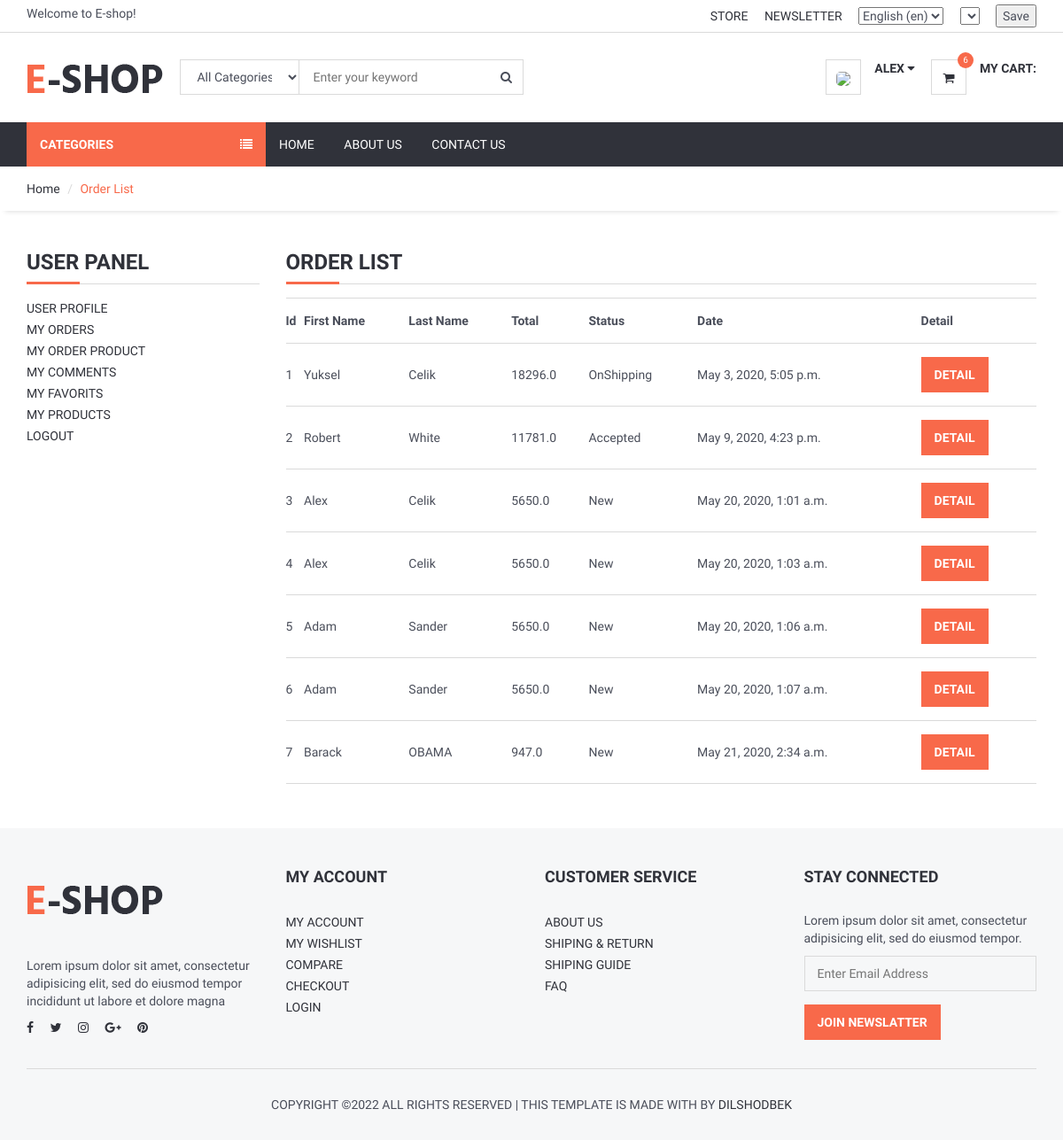
Screenshot of /user/orders/ (signed in) with the database file from the repository.
### order/models.py (models this page shows, shortened)
class Order(models.Model):
    STATUS = (
        ('New', 'New'),
        ('Accepted', 'Accepted'),
        ('Preaparing', 'Preaparing'),
        ('OnShipping', 'OnShipping'),
        ('Completed', 'Completed'),
        ('Canceled', 'Canceled'),
    )
    user = models.ForeignKey(User, on_delete=models.SET_NULL, null=True)
    code = models.CharField(max_length=5, editable=False )
    first_name = models.CharField(max_length=10)
    last_name = models.CharField(max_length=10)
    phone = models.CharField(blank=True, max_length=20)
    address = models.CharField(blank=True, max_length=150)
    city = models.CharField(blank=True, max_length=20)
    country = models.CharField(blank=True, max_length=20)
    total = models.FloatField()
    status=models.CharField(max_length=10,choices=STATUS,default='New')
    ip = models.CharField(blank=True, max_length=20)
    adminnote = models.CharField(blank=True, max_length=100)
    create_at=models.DateTimeField(auto_now_add=True)
    update_at=models.DateTimeField(auto_now=True)

### user/views.py (the view)
# urls.py: path('orders/', views.user_orders, name='user_orders'),
@login_required(login_url='/login') # Check login
def user_orders(request):
    current_user = request.user
    orders=Order.objects.filter(user_id=current_user.id)
    context = {#'category': category,
               'orders': orders,
               }
    return render(request, 'user_orders.html', context)

### home/templatetags/myapptags.py (called while the page is built)
@register.simple_tag
def shopcartcount(userid):
    count = ShopCart.objects.filter(user_id=userid).count()
    return count

### user/templates/user_orders.html (shortened to what this page needs)
{% extends 'homebase.html' %}
{% block sidebar %} {% include 'sidebar.html' %} {% endblock %}
{% block body %}
    <div id="breadcrumb">
        <div class="container">
            <ul class="breadcrumb">
                <li><a href="/">Home</a></li>
                <li class="active">Order List</li>
            </ul>
        </div>
    </div>
    <div class="section">
        <div class="container">
            <div class="row">
                <div class="col-md-3">
                    {% include "user_panel.html" %}
                </div>
                <div class="col-md-9">
                    <div class="order-summary clearfix">
                        <div class="section-title">
                            <h3 class="title">Order List</h3>
                        </div>
                        <table class="shopping-cart-table table">
                            <tr>
                                <th class="text-left">Id </th>
                                <th class="text-left">First Name </th>
                                <th class="text-left">Last Name </th>
                                <th class="text-left">Total </th>
                                <th class="text-left">Status </th>
                                <th class="text-left">Date </th>
                                <th class="text-left">Detail </th>
                            </tr>
                            {% for rs in orders %}
                                <tr>
                                    <td class="text-left">{{ rs.id}} </td>
                                    <td class="text-left">{{ rs.first_name}} </td>
                                    <td class="text-left">{{ rs.last_name}} </td>
                                    <td class="text-left">{{ rs.total}} </td>
                                    <td class="text-left">{{ rs.status}} </td>
                                    <td class="text-left">{{ rs.create_at}} </td>
                                    <td class="text-left"><a class="primary-btn" href="/user/orderdetail/{{ rs.id }}"> Detail </a></td>
                                </tr>
                            {% endfor %}
                        </table>
                    </div>
                </div>
            </div>
        </div>
    </div>
{% endblock %}

### home/templates/header.html (shortened to what this page needs)
{% load static %}
{% load i18n %}
{% load currency %}
<header>
    <div id="top-header">
        <div class="container">
            <div class="pull-left">
                <span>{% trans "Welcome to E-shop!" %}</span>
            </div>
            <div class="pull-right">
                <ul class="header-top-links">
                    <li><a href="#">{% trans "Store" %}</a></li>
                    <li><a href="#">{% trans "Newsletter" %}</a></li>
                    <li class="dropdown default-dropdown">
                        <form action="{% url 'selectlanguage' %}" method="post">{% csrf_token %}
                            <select name="language" onchange="submit()" >
                                {% get_current_language as LANGUAGE_CODE %}
                                {% get_available_languages as LANGUAGES %}
                                {% get_language_info_list for LANGUAGES as languages %}
                                {% for language in languages %}
                                    <option value="{{ language.code }}"{% if language.code == LANGUAGE_CODE %} selected{% endif %}>
                                        {{ language.name_local }} ({{ language.code }})
                                    </option>
                                {% endfor %}
                            </select>
                        </form>
                    </li>
                    <li class="dropdown default-dropdown">
                        <form id="currency_switcher" method="POST" action="{% url 'selectcurrency' %}">
                            <select name="currency" onchange="submit()" >
                            </select>
                        </form>
                    </li>
                    <li class="dropdown default-dropdown">
                        <form id="currency_switcher" method="POST" action="{% url 'savelangcur' %}">
                            <input type="submit" value="Save" />
                        </form>
                    </li>
                </ul>
            </div>
        </div>
    </div>
    <div id="header">
        <div class="container">
            <div class="pull-left">
                <div class="header-logo">
                    <a class="logo" href="{% url 'home' %}">
                        <img src="{% static '' %}img/logo.png" alt="">
                    </a>
                </div>
                <div class="header-search">
                    <form action="/search/" method="post">
                        <input id="query" name="query" class="input search-input" type="text" placeholder="Enter your keyword">
                        <select name="catid"  class="input search-categories">
                            <option value="0">{% trans "All Categories" %}</option>
                        </select>
                        <button class="search-btn"><i class="fa fa-search"></i></button>
                    </form>
                </div>
            </div>
            <div class="pull-right" >
                <ul class="header-btns">
                    <li class="header-account dropdown default-dropdown">
                        {% if user.id is not None %}
                            <div class="dropdown-toggle" role="button" data-toggle="dropdown" aria-expanded="true">
                                <div class="header-btns-icon">
                                    <img src="{{ request.session.userimage }}" style="height: 40px; border-radius: 30%">
                                </div>
                                <strong class="text-uppercase">{{ user.first_name }} <i class="fa fa-caret-down"></i></strong>
                            </div>
                        {% else %}
                            <a href="{% url 'login' %}" class="text-uppercase">Login</a> / <a href="{% url 'signup' %}" class="text-uppercase">Sign Up</a>
                        {% endif %}
                    </li>
                    <li class="header-cart dropdown default-dropdown">
                        <a href="{% url 'shopcart'%}" >
                            <div class="header-btns-icon">
                                <i class="fa fa-shopping-cart"></i>
                                {% load myapptags %}
                                {% shopcartcount user.id as count %}
                                <span class="qty">{{ count }}</span>
                            </div>
                            <strong class="text-uppercase">{% trans "My Cart:" %}</strong>
                            <br>
                        </a>
                    </li>
                </ul>
            </div>
        </div>
    </div>
</header>

### home/static/css/style.css (style rules this page uses)
body { font-family: 'Hind', sans-serif; color: #4A4E5A; overflow-x: hidden; }
h1, h2, h3, h4, h5, h6 { color: #30323A; margin: 0 0 10px; font-weight: 700; }
a { color: #30323A; -webkit-transition: 0.3s color; transition: 0.3s color; }
strong { color: #30323A; }
ul, ol { margin: 0; padding: 0; list-style: none }
.main-btn, .primary-btn { display: inline-block; padding: 10px 15px; text-transform: uppercase; font-weight: 700; border: none; -webkit-transition: 0.3s all; transition: 0.3s all; }
.primary-btn { color: #FFF; background-color: #F8694A; }
.input { width: 100%; height: 40px; padding: 0px 15px; border: none; background-color: transparent; -webkit-box-shadow: 0px 0px 0px 1px #DADADA inset, 0px 0px 0px 5px transparent; box-shadow: 0px 0px 0px 1px #DADADA inset, 0px 0px 0px 5px transparent; -webkit-transition: 0.3s all; transition: 0.3s all; }
.section { padding-top: 30px; padding-bottom: 30px; }
.section-title { position: relative; margin-bottom: 15px; margin-top: 15px; border-bottom: 1px solid #DADADA; }
.section-title .title { display: inline-block; text-transform: uppercase; }
.section-title:after { content: ""; position: absolute; left: 0; bottom: -1.5px; height: 3px; width: 60px; background-color: #F8694A; }
#breadcrumb { -webkit-box-shadow: 0px 6px 6px -6px rgba(0, 0, 0, 0.175); box-shadow: 0px 6px 6px -6px rgba(0, 0, 0, 0.175); }
.breadcrumb { background-color: transparent; border: none; border-radius: 0px; padding: 15px 0px; margin: 0; }
.breadcrumb>.active { color: #F8694A; }
.breadcrumb>li+li:before { color: #DADADA; }
#header { padding-top: 15px; padding-bottom: 15px; }
#top-header { padding-top: 5px; padding-bottom: 5px; border-bottom: 1px solid #DADADA; }
.header-top-links>li { display: inline-block; }
.header-top-links>li+li { margin-left: 15px; }
.header-top-links>li>a { cursor: pointer; text-transform: uppercase; }
.header-logo { display: inline-block; margin-right: 15px; }
.header-logo .logo>img { width: 100%; max-height: 70px; }
.header-search { display: inline-block; padding: 15px 0px; max-width: 400px; }
.header-search>form { position: relative; }
.header-search>form .search-input { padding-left: 150px; padding-right: 45px; }
.header-search>form .search-categories { position: absolute; left: 0px; top: 0px; width: 135px; }
.header-search>form .search-btn { position: absolute; top: 0px; right: 0px; width: 40px; height: 40px; background-color: transparent; border: none; }
.header-btns>li { display: inline-block; vertical-align: top; padding: 15px 0px; }
.header-btns>li+li { margin-left: 15px; }
.header-btns>li .header-btns-icon { position: relative; float: left; margin-right: 15px; width: 40px; height: 40px; line-height: 40px; text-align: center; color: #30323A; background-color: #FFF; border: 1px solid #DADADA; }
.header-btns .dropdown-toggle { display: block; cursor: pointer; }
.header-cart .header-btns-icon .qty { position: absolute; right: -9px; top: -9px; width: 18px; height: 18px; line-height: 18px; text-align: center; font-size: 10px; background: #F8694A; color: #FFF; border-radius: 50%; }
.shopping-cart-table>tbody>tr>td, .shopping-cart-table>tbody>tr>th, .shopping-cart-table>tfoot>tr>td, .shopping-cart-table>tfoot>tr>th, .shopping-cart-table>thead>tr>td, .shopping-cart-table>thead>tr>th { padding: 15px 0px; vertical-align: middle; border-top: 1px solid #DADADA; }
.shopping-cart-table>tbody>tr:last-child>td { border-bottom: 1px solid #DADADA; }

### rows the page displays
Order: id "1", first_name "Yuksel", last_name "Celik", total "18296.0", status "OnShipping", create_at "May 3, 2020, 5:05 p.m."
Order: id "2", first_name "Robert", last_name "White", total "11781.0", status "Accepted", create_at "May 9, 2020, 4:23 p.m."
Order: id "3", first_name "Alex", last_name "Celik", total "5650.0", status "New", create_at "May 20, 2020, 1:01 a.m."
Order: id "4", first_name "Alex", last_name "Celik", total "5650.0", status "New", create_at "May 20, 2020, 1:03 a.m."
Order: id "5", first_name "Adam", last_name "Sander", total "5650.0", status "New", create_at "May 20, 2020, 1:06 a.m."
Order: id "6", first_name "Adam", last_name "Sander", total "5650.0", status "New", create_at "May 20, 2020, 1:07 a.m."
Order: id "7", first_name "Barack", last_name "OBAMA", total "947.0", status "New", create_at "May 21, 2020, 2:34 a.m."

### other values shown
{{ user.first_name }} "ALEX"
{{ count }} "6"
form field language "English (en)"
